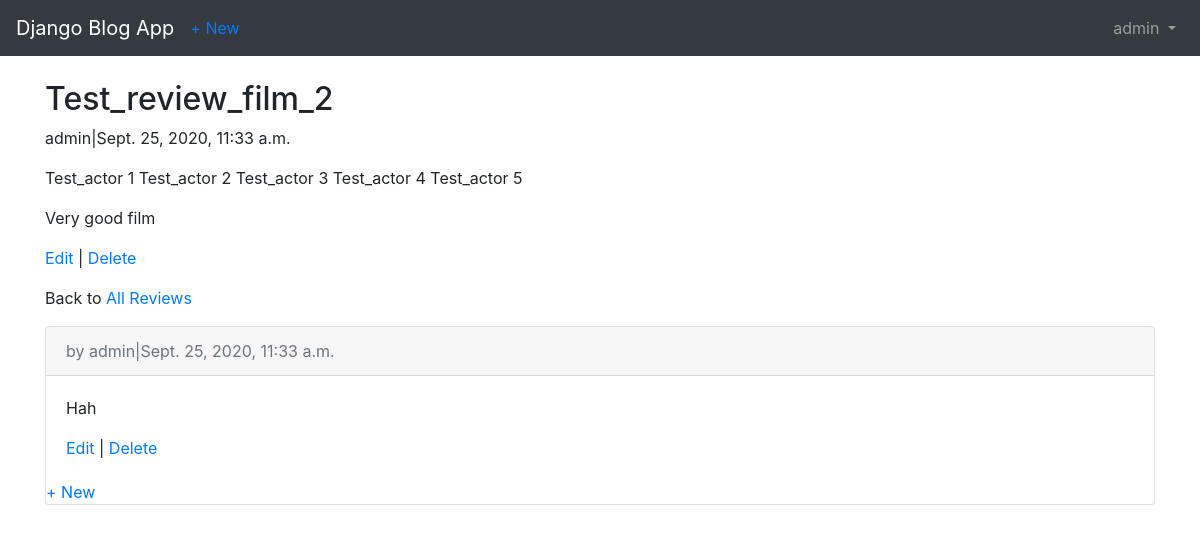
Before: /films/2/ (signed in) with the older database file.
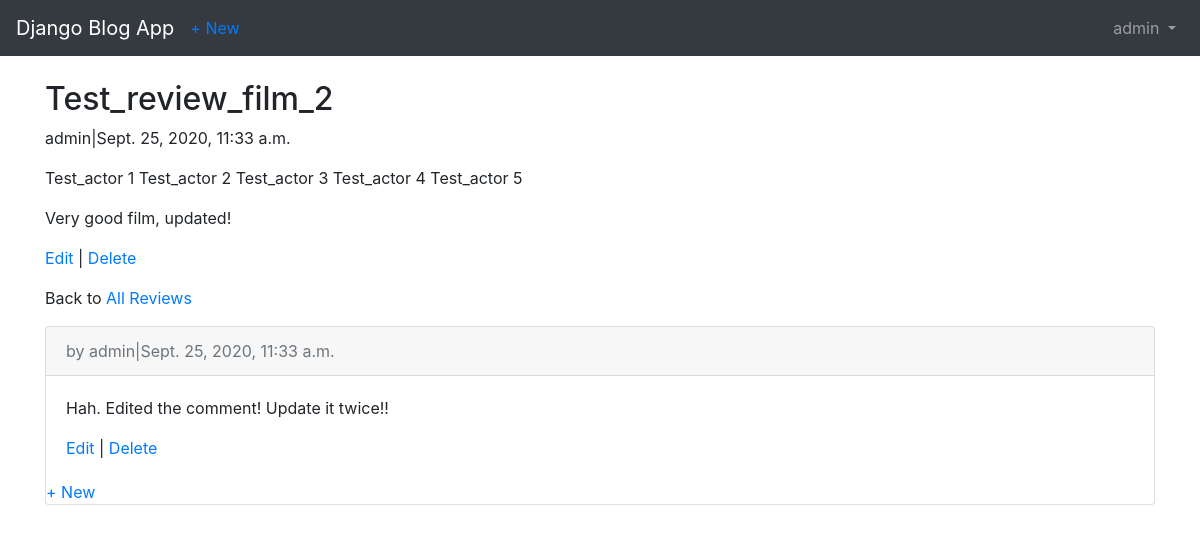
After: the same page with the newer database file.
### films/models.py (models this page shows, shortened)
class FilmReview(models.Model):
    film_name = models.CharField(max_length=256)  # название фильма
    actors = models.TextField() # список актеров
    date = models.DateTimeField(auto_now_add=True) # время написания отзыва
    body = models.TextField() # тело отзыва
    author = models.ForeignKey(
        get_user_model(),
        on_delete=models.CASCADE,
    ) # автор обзора

class ReviewComment(models.Model):
    post = models.ForeignKey(
        FilmReview,
        on_delete=models.CASCADE,
        related_name='reviews',
    )
    review_comment = models.CharField(max_length=250)
    author =  models.ForeignKey(
        get_user_model(),
        on_delete=models.CASCADE,
    )
    date = models.DateTimeField(auto_now_add=True) # время написания коммента

### users/models.py (models this page shows)
class CustomUser(AbstractUser):
    age = models.PositiveIntegerField(null=True, blank=True)
    telephone_number = models.CharField(max_length=25, blank=False)

### films/views.py (the view)
# urls.py: path('<int:pk>/', FilmDetailView.as_view(), name= 'film_detail'),
class FilmDetailView(LoginRequiredMixin, DetailView):
    model = FilmReview
    template_name = 'film_detail.html'
    context_object_name = 'film'
    login_url = 'login'

### templates/film_detail.html
{% extends 'base.html' %}
{% load crispy_forms_tags %}
{% block content %}
    <div class="article-entry">
        <h2>{{film.film_name}}</h2>
            <p>{{film.author}}|{{film.date}}</p>
            <p>{{film.actors}}</p>
            <p>{{film.body}}</p>
    </div>
    <p>
        <a href="{% url 'film_edit' film.pk %}">Edit</a>
        |
        <a href="{% url 'film_delete' film.pk %}">Delete</a>
    </p>
    <p>
        Back to <a href="{% url 'film_list' %}">All Reviews</a>
    </p>
    {% for comment in film.reviews.all %}
        <div class="card">
            <div class="card-header">
                <span class="text-muted">by {{comment.author}}|{{comment.date}}</span>
            </div>
            <div class="card-body">
                <p>{{comment.review_comment}}</p>
                <a href="{% url 'comment_edit' comment.pk %}">Edit</a>
                |
                <a href="{% url 'comment_delete' comment.pk %}">Delete</a>
        </div>
    {% endfor %}
    {% if user.is_authenticated %}
            <a href="{% url 'comment_new' film.pk %}">
                + New
            </a>
    {% endif %}
{% endblock content %}

Changed rows visible on the page:
changed FilmReview "Test_review_film_2": body "Very good film" → "Very good film, updated!"
changed ReviewComment "admin": review_comment "Hah" → "Hah. Edited the comment! Update it twice!!"
